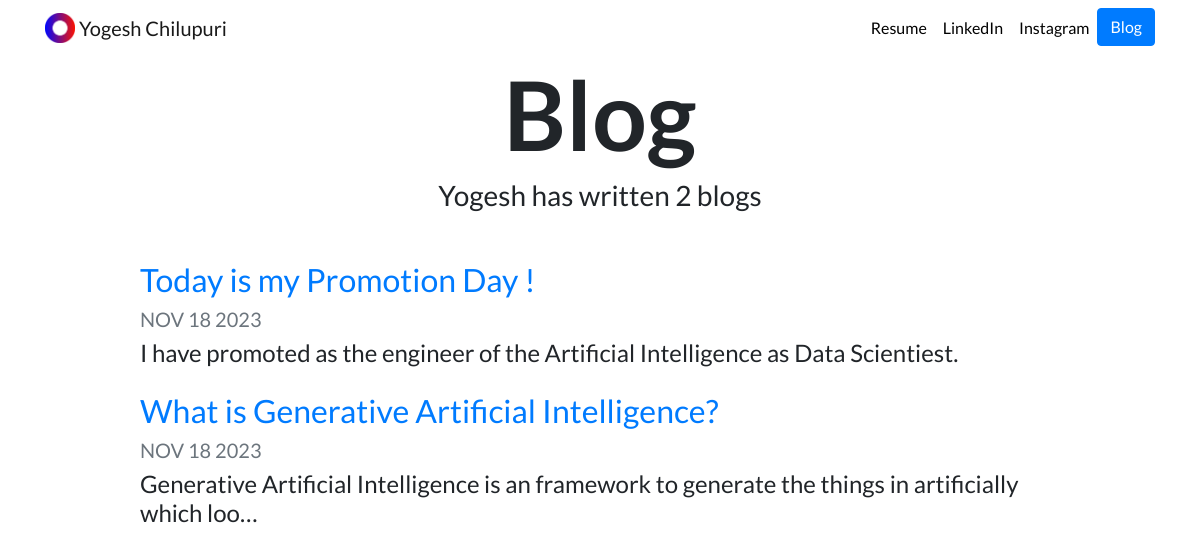
Screenshot of /blog/ with the database file from the repository.
### blog/models.py (models this page shows, shortened)
class Blog(models.Model):
    title = models.CharField(max_length=200)
    description = models.TextField()
    date = models.DateField()

### blog/views.py (the view)
# urls.py: path("", views.all_blogs, name='all_blogs'),
def all_blogs(request):
    blogs = Blog.objects.order_by('-date')[:5]
    return render(request, 'blog/all_blogs.html', {'blogs': blogs})

### blog/templates/blog/all_blogs.html
{% extends "portfolio/base.html" %}
{% load static %}
{% block content %}
<h1 id="blogtitle" class="font-weight-bold text-center">Blog</h1>
<h3 class="text-center mb-5">Yogesh has written {{ blogs.count }} blog{{ blogs.count|pluralize }}</h3>
{% for blog in blogs %}
<div class="row justify-content-center my-3">
  <div class="col-md-10">
    <a href="{% url 'blog:detail' blog.id %}">
      <h2>{{ blog.title }}</h2>
    </a>
    <h5 class="text-muted">{{ blog.date|date:'M d Y'|upper }}</h5>
    <h4>{{ blog.description|striptags|truncatechars:100 }}</h4>
  </div>
</div>
{% endfor %}
{% endblock %}

### portfolio/static/portfolio/custom.css (style rules this page uses)
body { font-family: 'Lato', sans-serif; }
#blogtitle { font-size: 6rem; }

### rows the page displays
Blog: title "Today is my Promotion Day !", date "NOV 18 2023", description "I have promoted as the engineer of the Artificial Intelligence as Data Scientiest."
Blog: title "What is Generative Artificial Intelligence?", date "NOV 18 2023", description "Generative Artificial Intelligence is an framework to generate the things in artificially which loo…"

### other values shown
{{ blogs.count }} "2"
